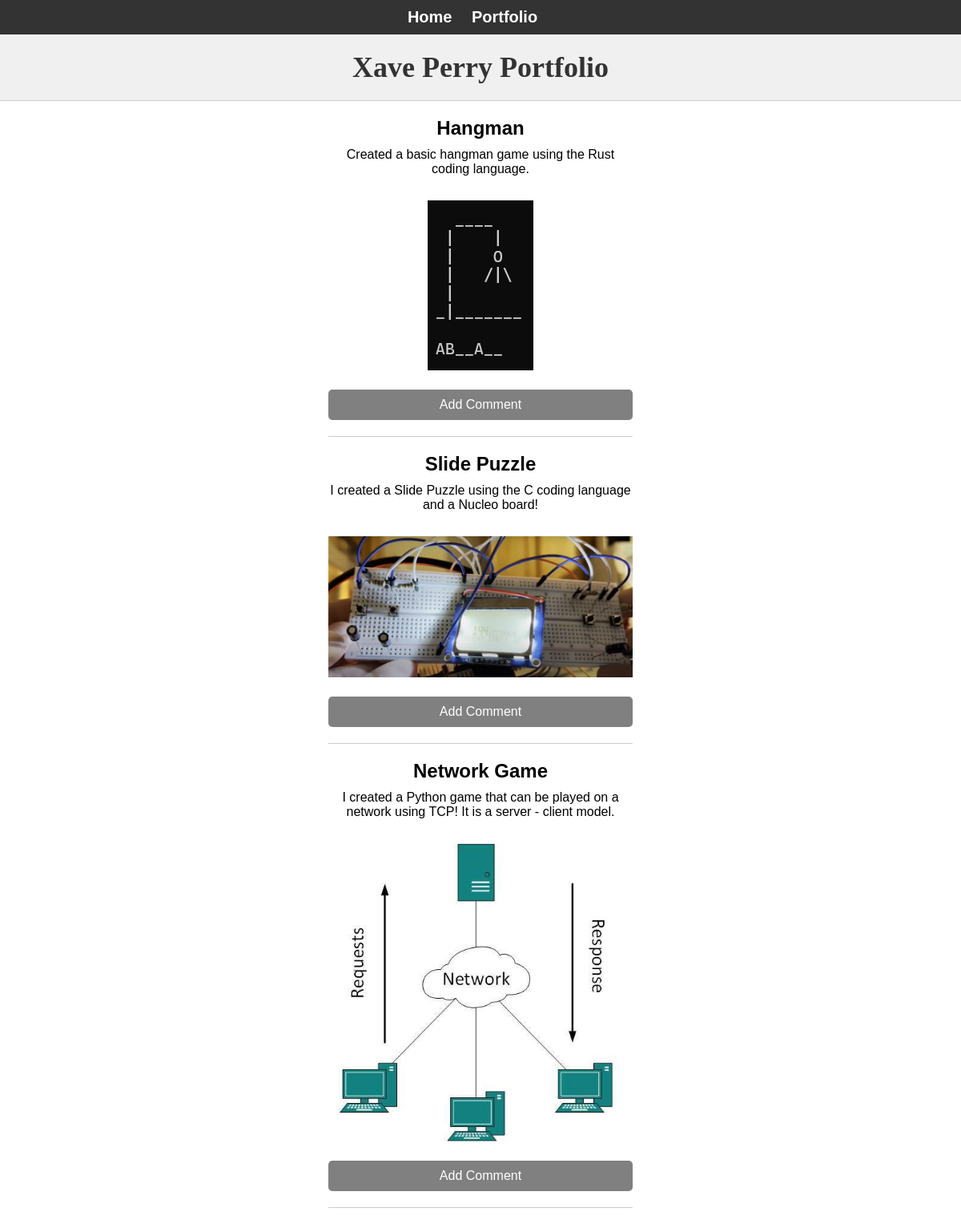
The page /portfolio/ on the database its author committed.
### portfolio/models.py (models this page shows, shortened)
class Project(models.Model):
    name = models.CharField(max_length=100)
    description = models.TextField()
    picture = models.ImageField(upload_to='project_pictures/')
    link = models.URLField(max_length=200)

### portfolio/views.py (the view)
# urls.py: path('portfolio/', views.portfolio_view, name='portfolio'),
def portfolio_view(request):
    projects = Project.objects.all()
    return render(request, 'portfolio.html', {'projects': projects})

### portfolio/templates/portfolio/portfolio.html (shortened to what this page needs)
{% load static %}
<!DOCTYPE html>
<html lang="en">
<head>
    <link rel="stylesheet" type="text/css" href="{% static '/style/style.css' %}">
</head>
<body>
    <header>
        <nav>
            <ul>
                <li><a href="{% url 'index' %}">Home</a></li>
                <li><a href="{% url 'portfolio' %}">Portfolio</a></li>
            </ul>
        </nav>
    </header>
    <h1>Xave Perry Portfolio</h1>
    <div class="projects">
        {% for project in projects %}
            <div class="project">
                <h2>{{ project.name }}</h2>
                <p>{{ project.description }}</p>
                <a href="{{ project.link }}">
                    <img src="{% static project.picture %}" alt="{{ project.name }}">
                </a>
                <div class="comment">
                    <a href="{% url 'project_detail' project.id %}">Add Comment</a>
                </div>
            </div>
        {% endfor %}
    </div>
</body>
</html>

### portfolio/static/style/style.css (style rules this page uses)
* { margin: 0 auto; padding: 0; box-sizing: border-box; }
header { background-color: #333; color: #fff; padding: 10px 0; display: flex; justify-content: center; align-items: center; }
nav ul { list-style-type: none; margin: 0; padding: 0; }
nav ul li { display: inline; margin-right: 20px; }
nav ul li a { text-decoration: none; color: #fff; font-weight: bold; font-size: 20px; }
h1 { font-family: "Roboto Slab", serif; font-size: 36px; font-weight: bold; text-align: center; color: #333; background-color: #f0f0f0; padding: 20px; border-bottom: 1px solid #ccc; padding-bottom: 20px; margin-bottom: 20px; }
body { margin: 0; padding: 0; font-family: Arial, sans-serif; }
p { margin-top: 10px; margin-bottom: 10px; }
.project { width: calc(33.33% - 20px); text-align: center; border-bottom: 1px solid #ccc; padding-bottom: 20px; margin-bottom: 20px; }
.project img { max-width: 100%; height: auto; transition: transform 0.3s; margin-bottom: 20px; margin-top: 20px; }
.comment a { display: block; background-color: grey; color: white; padding: 10px; text-align: center; text-decoration: none; border-radius: 5px; }

### rows shown on the page
Project: name "Hangman", description "Created a basic hangman game using the Rust coding language.", picture (picture)
Project: name "Slide Puzzle", description "I created a Slide Puzzle using the C coding language and a Nucleo board!", picture (picture)
Project: name "Network Game", description "I created a Python game that can be played on a network using TCP! It is a server - client model.", picture (picture)
